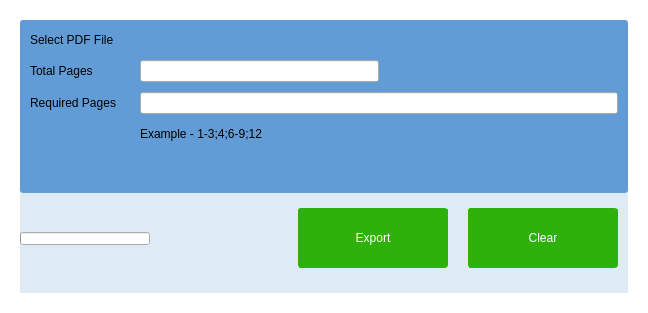
<?xml version="1.0" encoding="UTF-8"?>
<ui version="4.0">
 <class>Frame</class>
 <widget class="QFrame" name="Frame">
  <property name="geometry">
   <rect>
    <x>0</x>
    <y>0</y>
    <width>648</width>
    <height>313</height>
   </rect>
  </property>
  <property name="windowTitle">
   <string>Frame</string>
  </property>
  <property name="styleSheet">
   <string notr="true">
QFrame{
	border-width: 20;
	border-color: rgb(255,255,255);
	border-radius: 3;
	border-style: solid;
}

QPushButton{
	border-width: 1;
	border-color: rgb(46, 177, 11);
	border-radius: 3;
	border-style: solid;
	background-color: rgb(46, 177, 11);
	color: rgb(254, 254, 254);		
	font: 75 14pt &quot;Arial&quot;;
}</string>
  </property>
  <layout class="QVBoxLayout" name="verticalLayout_8">
   <property name="spacing">
    <number>0</number>
   </property>
   <property name="leftMargin">
    <number>0</number>
   </property>
   <property name="topMargin">
    <number>0</number>
   </property>
   <property name="rightMargin">
    <number>0</number>
   </property>
   <property name="bottomMargin">
    <number>0</number>
   </property>
   <item>
    <layout class="QVBoxLayout" name="verticalLayout">
     <property name="spacing">
      <number>0</number>
     </property>
     <property name="leftMargin">
      <number>0</number>
     </property>
     <property name="rightMargin">
      <number>0</number>
     </property>
     <item>
      <widget class="QFrame" name="bodyFrame">
       <property name="styleSheet">
        <string notr="true">QFrame{
	border-width: 0;
	border-color: rgb(46, 177, 11);
	border-radius: 3;
	border-style: solid;
	background-color: rgb(97, 156, 214);
}


</string>
       </property>
       <property name="frameShape">
        <enum>QFrame::StyledPanel</enum>
       </property>
       <property name="frameShadow">
        <enum>QFrame::Raised</enum>
       </property>
       <layout class="QVBoxLayout" name="verticalLayout_7">
        <property name="leftMargin">
         <number>0</number>
        </property>
        <property name="topMargin">
         <number>10</number>
        </property>
        <property name="rightMargin">
         <number>0</number>
        </property>
        <property name="bottomMargin">
         <number>0</number>
        </property>
        <item>
         <layout class="QVBoxLayout" name="verticalLayout_2">
          <property name="spacing">
           <number>10</number>
          </property>
          <property name="leftMargin">
           <number>10</number>
          </property>
          <property name="rightMargin">
           <number>10</number>
          </property>
          <item>
           <widget class="QLabel" name="label_11">
            <property name="minimumSize">
             <size>
              <width>0</width>
              <height>20</height>
             </size>
            </property>
            <property name="maximumSize">
             <size>
              <width>16777215</width>
              <height>30</height>
             </size>
            </property>
            <property name="autoFillBackground">
             <bool>false</bool>
            </property>
            <property name="styleSheet">
             <string notr="true"/>
            </property>
            <property name="text">
             <string>Select PDF File</string>
            </property>
           </widget>
          </item>
          <item>
           <layout class="QHBoxLayout" name="horizontalLayout_2">
            <property name="leftMargin">
             <number>0</number>
            </property>
            <property name="topMargin">
             <number>0</number>
            </property>
            <property name="rightMargin">
             <number>0</number>
            </property>
            <item>
             <widget class="QLabel" name="label">
              <property name="sizePolicy">
               <sizepolicy hsizetype="Preferred" vsizetype="Preferred">
                <horstretch>0</horstretch>
                <verstretch>0</verstretch>
               </sizepolicy>
              </property>
              <property name="minimumSize">
               <size>
                <width>100</width>
                <height>0</height>
               </size>
              </property>
              <property name="maximumSize">
               <size>
                <width>200</width>
                <height>16777215</height>
               </size>
              </property>
              <property name="text">
               <string>Total Pages</string>
              </property>
             </widget>
            </item>
            <item>
             <widget class="QLineEdit" name="_txtTotalPages"/>
            </item>
            <item>
             <spacer name="horizontalSpacer">
              <property name="orientation">
               <enum>Qt::Horizontal</enum>
              </property>
              <property name="sizeHint" stdset="0">
               <size>
                <width>40</width>
                <height>20</height>
               </size>
              </property>
             </spacer>
            </item>
           </layout>
          </item>
          <item>
           <layout class="QHBoxLayout" name="horizontalLayout_3">
            <property name="leftMargin">
             <number>0</number>
            </property>
            <property name="topMargin">
             <number>0</number>
            </property>
            <item>
             <widget class="QLabel" name="label_2">
              <property name="sizePolicy">
               <sizepolicy hsizetype="Fixed" vsizetype="Preferred">
                <horstretch>0</horstretch>
                <verstretch>0</verstretch>
               </sizepolicy>
              </property>
              <property name="minimumSize">
               <size>
                <width>100</width>
                <height>0</height>
               </size>
              </property>
              <property name="maximumSize">
               <size>
                <width>100</width>
                <height>16777215</height>
               </size>
              </property>
              <property name="text">
               <string>Required Pages</string>
              </property>
             </widget>
            </item>
            <item>
             <widget class="QLineEdit" name="_txtRequiredPages"/>
            </item>
           </layout>
          </item>
          <item>
           <layout class="QHBoxLayout" name="horizontalLayout_7">
            <property name="spacing">
             <number>10</number>
            </property>
            <property name="topMargin">
             <number>0</number>
            </property>
            <item>
             <widget class="QLabel" name="label_12">
              <property name="sizePolicy">
               <sizepolicy hsizetype="Fixed" vsizetype="Preferred">
                <horstretch>0</horstretch>
                <verstretch>0</verstretch>
               </sizepolicy>
              </property>
              <property name="minimumSize">
               <size>
                <width>100</width>
                <height>20</height>
               </size>
              </property>
              <property name="maximumSize">
               <size>
                <width>100</width>
                <height>30</height>
               </size>
              </property>
              <property name="styleSheet">
               <string notr="true"/>
              </property>
              <property name="text">
               <string/>
              </property>
             </widget>
            </item>
            <item>
             <widget class="QLabel" name="_lblExample">
              <property name="text">
               <string>Example - 1-3;4;6-9;12</string>
              </property>
             </widget>
            </item>
            <item>
             <spacer name="horizontalSpacer_2">
              <property name="orientation">
               <enum>Qt::Horizontal</enum>
              </property>
              <property name="sizeHint" stdset="0">
               <size>
                <width>40</width>
                <height>20</height>
               </size>
              </property>
             </spacer>
            </item>
           </layout>
          </item>
         </layout>
        </item>
        <item>
         <spacer name="verticalSpacer_3">
          <property name="orientation">
           <enum>Qt::Vertical</enum>
          </property>
          <property name="sizeHint" stdset="0">
           <size>
            <width>20</width>
            <height>40</height>
           </size>
          </property>
         </spacer>
        </item>
       </layout>
      </widget>
     </item>
     <item>
      <widget class="QFrame" name="bottomFrame">
       <property name="sizePolicy">
        <sizepolicy hsizetype="Expanding" vsizetype="Expanding">
         <horstretch>0</horstretch>
         <verstretch>0</verstretch>
        </sizepolicy>
       </property>
       <property name="minimumSize">
        <size>
         <width>0</width>
         <height>80</height>
        </size>
       </property>
       <property name="maximumSize">
        <size>
         <width>16777215</width>
         <height>100</height>
        </size>
       </property>
       <property name="styleSheet">
        <string notr="true">


QFrame{
	border-width: 0;
	border-color: rgb(46, 177, 11);
	border-radius: 3;
	border-style: solid;
	background-color: rgb(222, 235, 244);
}

</string>
       </property>
       <property name="frameShape">
        <enum>QFrame::StyledPanel</enum>
       </property>
       <property name="frameShadow">
        <enum>QFrame::Raised</enum>
       </property>
       <layout class="QHBoxLayout" name="horizontalLayout_12">
        <property name="spacing">
         <number>0</number>
        </property>
        <property name="leftMargin">
         <number>0</number>
        </property>
        <property name="topMargin">
         <number>0</number>
        </property>
        <property name="rightMargin">
         <number>0</number>
        </property>
        <item>
         <layout class="QHBoxLayout" name="horizontalLayout_13">
          <property name="spacing">
           <number>20</number>
          </property>
          <property name="rightMargin">
           <number>10</number>
          </property>
          <item>
           <layout class="QHBoxLayout" name="horizontalLayout_14">
            <property name="spacing">
             <number>10</number>
            </property>
            <item>
             <widget class="QProgressBar" name="progressBar">
              <property name="sizePolicy">
               <sizepolicy hsizetype="Fixed" vsizetype="Fixed">
                <horstretch>0</horstretch>
                <verstretch>0</verstretch>
               </sizepolicy>
              </property>
              <property name="minimumSize">
               <size>
                <width>130</width>
                <height>13</height>
               </size>
              </property>
              <property name="maximumSize">
               <size>
                <width>130</width>
                <height>13</height>
               </size>
              </property>
              <property name="value">
               <number>0</number>
              </property>
              <property name="textVisible">
               <bool>false</bool>
              </property>
             </widget>
            </item>
            <item>
             <widget class="QLabel" name="_lblProgressStatus">
              <property name="sizePolicy">
               <sizepolicy hsizetype="Preferred" vsizetype="Fixed">
                <horstretch>0</horstretch>
                <verstretch>0</verstretch>
               </sizepolicy>
              </property>
              <property name="text">
               <string/>
              </property>
             </widget>
            </item>
           </layout>
          </item>
          <item>
           <widget class="QPushButton" name="_btnExport2SeperatePdf">
            <property name="sizePolicy">
             <sizepolicy hsizetype="Expanding" vsizetype="Expanding">
              <horstretch>0</horstretch>
              <verstretch>0</verstretch>
             </sizepolicy>
            </property>
            <property name="minimumSize">
             <size>
              <width>120</width>
              <height>40</height>
             </size>
            </property>
            <property name="maximumSize">
             <size>
              <width>150</width>
              <height>60</height>
             </size>
            </property>
            <property name="text">
             <string>Export</string>
            </property>
            <property name="icon">
             <iconset resource="Resources.qrc">
              <normaloff>:/resources/images/resources/images/export.png</normaloff>:/resources/images/resources/images/export.png</iconset>
            </property>
            <property name="iconSize">
             <size>
              <width>16</width>
              <height>16</height>
             </size>
            </property>
           </widget>
          </item>
          <item>
           <widget class="QPushButton" name="_btnClear">
            <property name="sizePolicy">
             <sizepolicy hsizetype="Expanding" vsizetype="Expanding">
              <horstretch>0</horstretch>
              <verstretch>0</verstretch>
             </sizepolicy>
            </property>
            <property name="minimumSize">
             <size>
              <width>120</width>
              <height>40</height>
             </size>
            </property>
            <property name="maximumSize">
             <size>
              <width>150</width>
              <height>60</height>
             </size>
            </property>
            <property name="text">
             <string>Clear</string>
            </property>
            <property name="icon">
             <iconset resource="Resources.qrc">
              <normaloff>:/resources/images/resources/images/clear.png</normaloff>:/resources/images/resources/images/clear.png</iconset>
            </property>
           </widget>
          </item>
         </layout>
        </item>
       </layout>
      </widget>
     </item>
    </layout>
   </item>
  </layout>
 </widget>
 <resources>
  <include location="Resources.qrc"/>
 </resources>
 <connections/>
</ui>
